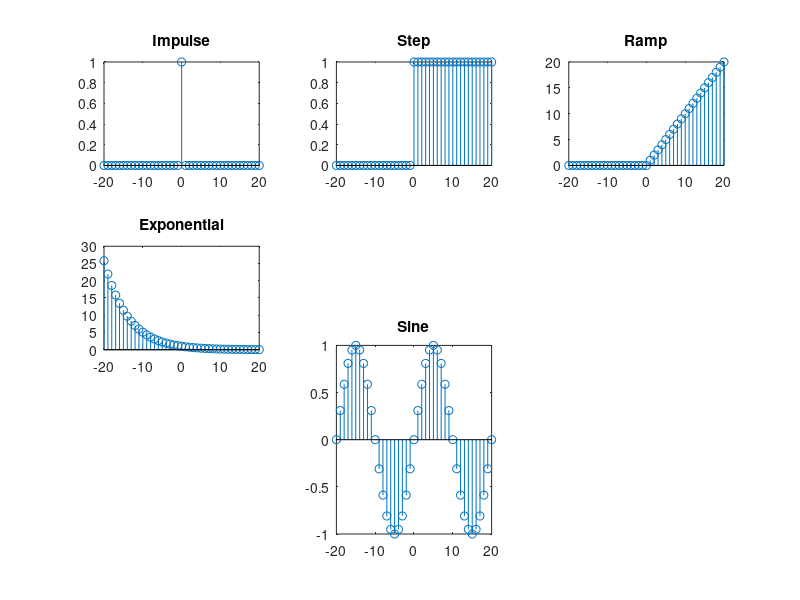

Recreate this plot in MATLAB.
close all
clear all
%This program is used to generaete different Control Functions
max_width = 20;
n=-max_width:1:max_width;
l=length(n);
for i=1:l;
    if n(i)==0;
        impulse(i)=1;
    else
        impulse(i)=0;
    end
    if n(i)>=0;
        step(i)=1;
        ramp(i)=n(i);
    else
        step(i)=0;
        ramp(i)=0;
    end
end
a=0.85;
expo=a.^n;
f=0.05;
sine=sin(2*pi*f*n);
subplot(3,3,1)
stem(n,impulse); title("Impulse")
subplot(3,3,2)
stem(n,step); title("Step")
subplot(3,3,3)
stem(n,ramp); title("Ramp")
subplot(3,3,4)
stem(n,expo); title("Exponential")
subplot(2,3,5)
stem(n,sine); title("Sine")